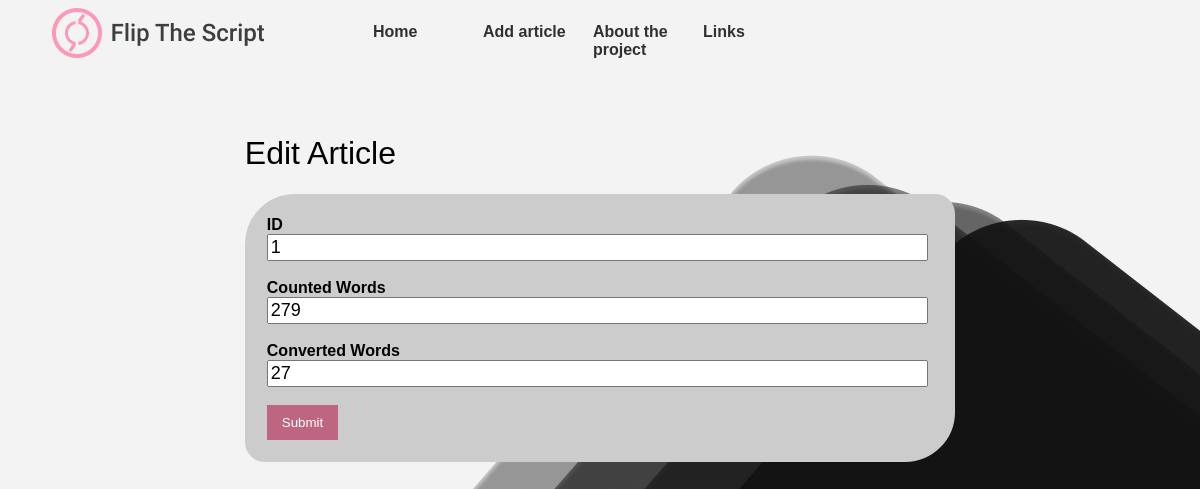
The page /editarticle_analysis.php?id=1 on the database its author committed.
### tables this page shows
CREATE TABLE `article` (
  `id` int(11) NOT NULL,
  `author_id` int(11) NOT NULL,
  `url` varchar(255) NOT NULL,
  `title` varchar(255) NOT NULL,
  `date` date NOT NULL,
  `topic` varchar(25) NOT NULL,
  `headline` varchar(255) NOT NULL,
  `analysis_id` int(11) NOT NULL,
  `grammar_id` int(11) NOT NULL,
  `rt_grammar_id` int(11) NOT NULL
);

CREATE TABLE `analysis` (
  `analysis_id` int(11) NOT NULL,
  `words_count` int(11) NOT NULL,
  `words_converted` int(11) DEFAULT NULL,
  `words_4bias` int(11) DEFAULT NULL,
  `ratio` decimal(11,3) DEFAULT NULL,
  `ratio_bias` decimal(11,3) DEFAULT NULL
);

### editarticle_analysis.php (the view, shortened to what this page needs)
<?php include('inc/db.php'); ?>
<?php
$id = $_GET['id'];
$query = "SELECT * FROM article, author, analysis WHERE id = {$id} AND article.id = {$id} AND author.author_id = {$id} AND analysis.analysis_id = {$id}";
$ergebnis =  mysqli_query($conn,$query);
$post = mysqli_fetch_assoc($ergebnis);
?>
<?php include('inc/header.php'); ?>
<?php include('inc/navbar.php'); ?>
<div id="container-details">
	<h1>Edit Article</h1>
	<div class="post-group-edit">
		<form class="form" method="POST" action="<?php $_SERVER['PHP_SELF']; ?>">
			<div class="form-group">
				<label class="tag">ID</label>
				<input type="text" name="id" class="input-text" value="<?php echo $post['id']; ?>">
			</div>
			<br />
			<div class="form-group">
				<label class="tag">Counted Words</label>
				<input type="text" name="words_count" class="input-text" value="<?php echo $post['words_count']; ?>">
			</div>
			<br />
			<div class="form-group">
				<label class="tag">Converted Words</label>
				<input type="text" name="words_converted" class="input-text" value="<?php echo $post['words_converted']; ?>">
			</div>
			<br />
			<input type="submit" name="submit" value="Submit" class="button">
		</form>
  </div>
</div>

### css/style.css (style rules this page uses)
h1,h2,h3 { font-weight:200; }
body { background: url('components/black_deco.png') #f3f3f3; font-family: sans-serif; }
.post-group-edit { padding:20px; margin-bottom:10px; background-color: #ccc; border: 2px solid #ccc; border-radius: 50px 20px; }
.post-group-edit .tag { font-weight: 800; }
#container-details { width: 60%; margin: auto; padding: 40px; background-color: transparent; }
.post-group-edit .input-text { font-size: 18px; width: 98%; }
label { display:block; }
.form label { display:block; }
.button { background-color:#bd6581; color:#fff; padding: 10px 15px; border:none; text-align: center; }

### rows shown on the page
article: id "1", words_count "279", words_converted "27"
